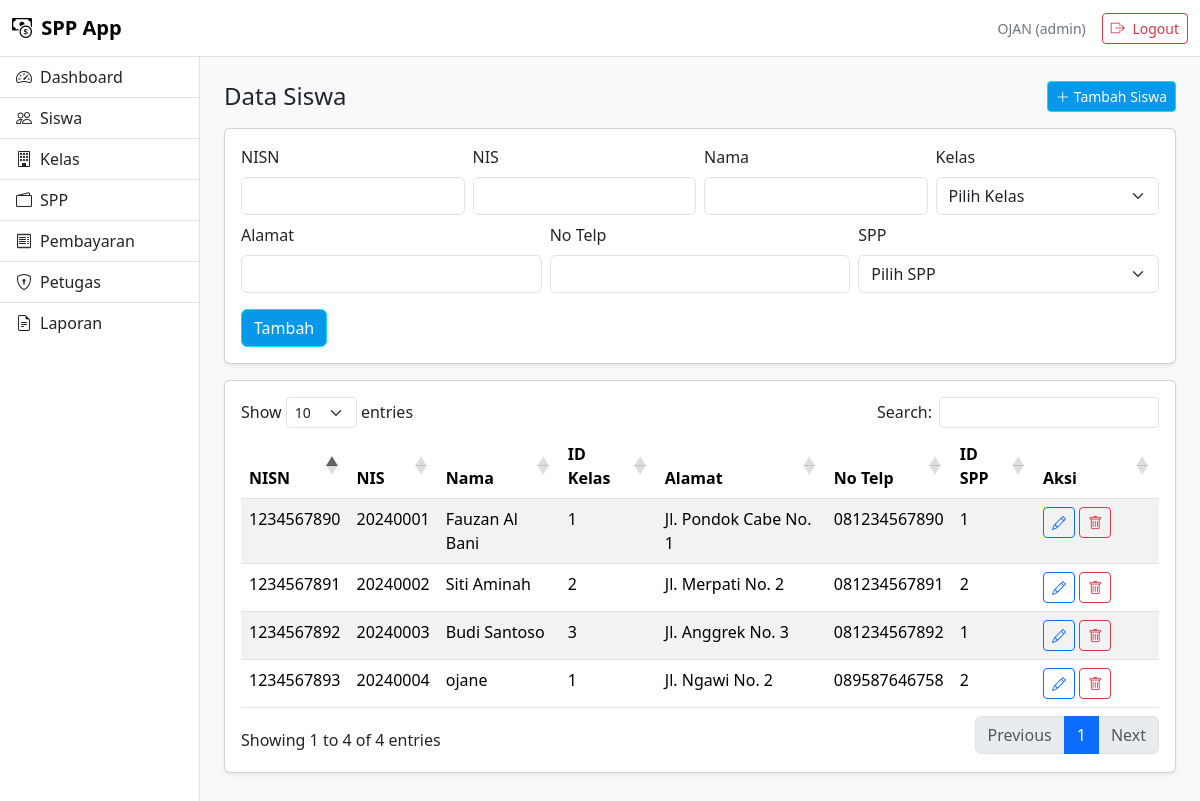
/index.php?page=siswa (signed in), run on an earlier commit of the app's database.
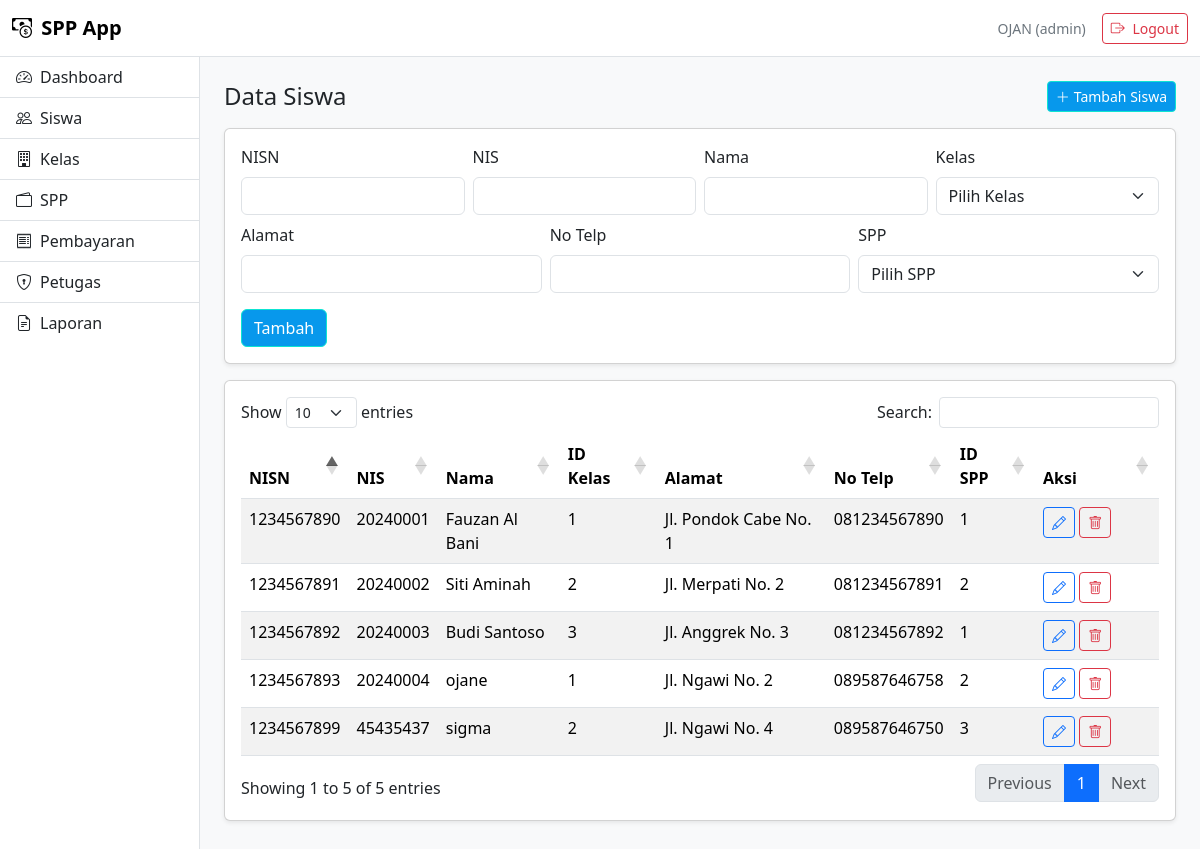
And on a later commit of the database.
### tables this page shows
CREATE TABLE `siswa` (
  `nisn` char(10) NOT NULL,
  `nis` char(8) DEFAULT NULL,
  `nama` varchar(35) DEFAULT NULL,
  `id_kelas` int(11) DEFAULT NULL,
  `alamat` text DEFAULT NULL,
  `no_telp` varchar(13) DEFAULT NULL,
  `id_spp` int(11) DEFAULT NULL,
  `password` varchar(255) NOT NULL
);

### index.php (called while the page is built, shortened)
<?php
include "layouts/head.php";
include "layouts/sidebar.php";
$page = $_GET['page'] ?? 'dashboard';
include "pages/$page.php";
include "layouts/footer.php";

### pages/siswa.php (the view, shortened to what the changed rows need)
<?php
include __DIR__."/../config/koneksi.php";
?>
<div class="card shadow-sm">
  <div class="card-body">
    <table class="table table-striped datatable">
      <thead>
        <tr>
          <th>NISN</th><th>NIS</th><th>Nama</th><th>ID Kelas</th>
          <th>Alamat</th><th>No Telp</th><th>ID SPP</th><th width="90">Aksi</th>
        </tr>
      </thead>
      <tbody>
        <?php
        $q = mysqli_query($koneksi, "SELECT * FROM siswa");
        while ($d = mysqli_fetch_assoc($q)):
        ?>
        <tr>
          <td><?= htmlspecialchars($d['nisn']) ?></td>
          <td><?= htmlspecialchars($d['nis']) ?></td>
          <td><?= htmlspecialchars($d['nama']) ?></td>
          <td><?= htmlspecialchars($d['id_kelas']) ?></td>
          <td><?= htmlspecialchars($d['alamat']) ?></td>
          <td><?= htmlspecialchars($d['no_telp']) ?></td>
          <td><?= htmlspecialchars($d['id_spp']) ?></td>
          <td>
            <a class="btn btn-sm btn-outline-primary" href="/spp_app/index.php?page=siswa&edit=<?= urlencode($d['nisn']) ?>">
              <i class="bi bi-pencil"></i>
            </a>
            <a class="btn btn-sm btn-outline-danger"
               href="/spp_app/index.php?page=siswa&hapus=<?= urlencode($d['nisn']) ?>"
               onclick="return confirm('Hapus data ini?')">
              <i class="bi bi-trash"></i>
            </a>
          </td>
        </tr>
        <?php endwhile; ?>
      </tbody>
    </table>
  </div>
</div>

What changed in the data, as far as the page shows it:
added siswa: nisn "1234567899", nis "45435437", nama "sigma", id_kelas "2", alamat "Jl. Ngawi No. 4", no_telp "089587646750", id_spp "3"
Also different on the page:
text written by a page script: "Show entries Search: Showing 1 to 4 of 4 entries Previous 1 Next" → "Show entries Search: Showing 1 to 5 of 5 entries Previous 1 Next"
